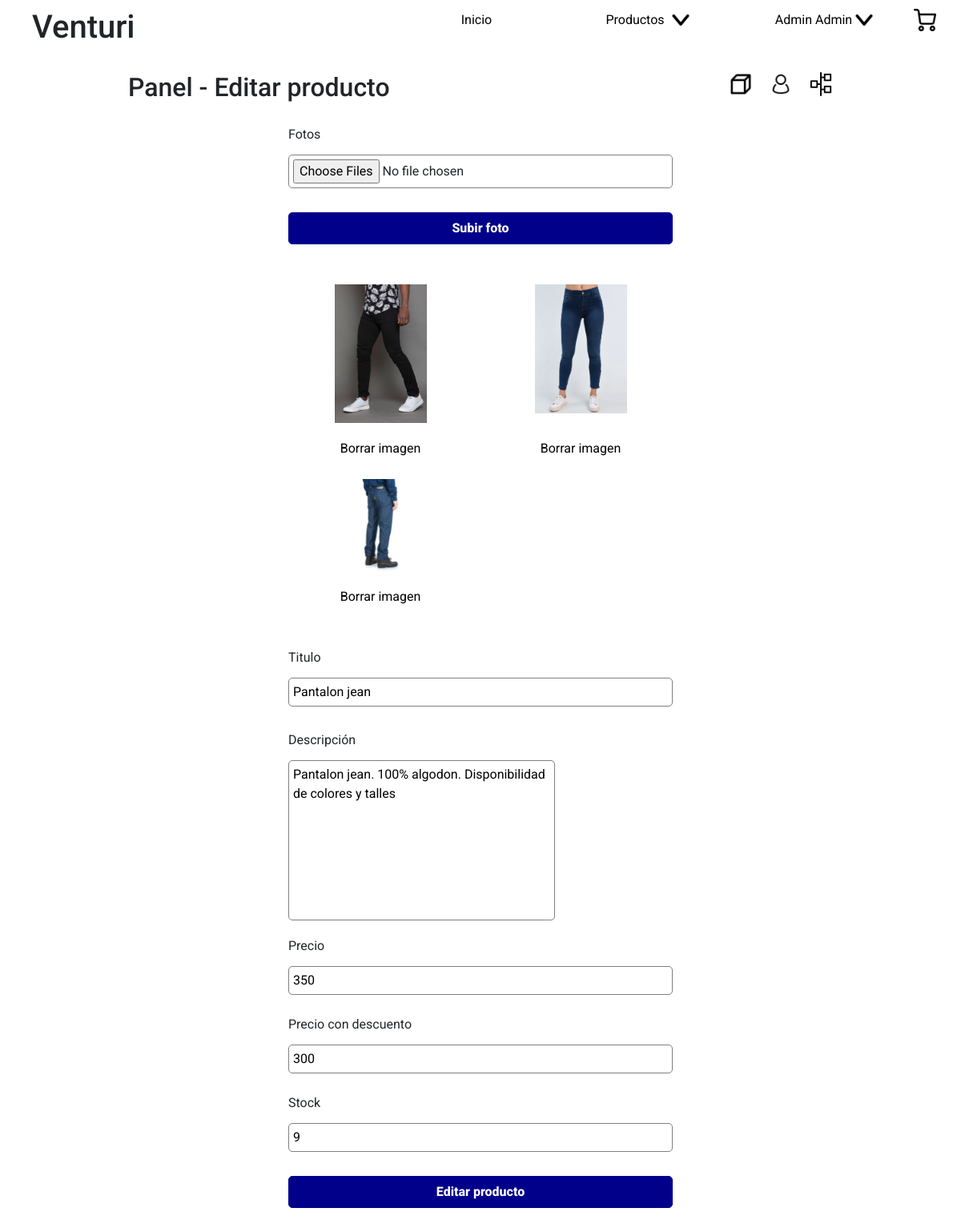
/index.php?section=panel&category=productEdit&id=1 (signed in), run on the app's committed database.
### tables this page shows
CREATE TABLE IF NOT EXISTS products_photos (
    id int UNSIGNED NOT NULL AUTO_INCREMENT,
    image varchar(255) NOT NULL,
    products_id INT UNSIGNED NOT NULL,
    PRIMARY KEY (id),
    FOREIGN KEY (products_id)
    REFERENCES products (id)
    ON DELETE CASCADE
    ON UPDATE CASCADE
);

CREATE TABLE IF NOT EXISTS products (
    id int UNSIGNED NOT NULL AUTO_INCREMENT,
    title varchar(100) NOT NULL,
    description text(1000),
    price int NOT NULL DEFAULT 0,
    discount int DEFAULT NULL,
    stock int NOT NULL DEFAULT 0,
    created_at TIMESTAMP NOT NULL DEFAULT CURRENT_TIMESTAMP,
    updated_at TIMESTAMP NOT NULL DEFAULT CURRENT_TIMESTAMP,
    PRIMARY KEY (id)
);

### back/config/functions/sql.php (called while the page is built, shortened)
<?php
function select($query){
global $cnx;
$matchs = [];
$rta = mysqli_query($cnx, $query);
if(mysqli_num_rows($rta) > 0){
    while($match = mysqli_fetch_assoc($rta)):
        $matchs[] = $match;
    endwhile;
}
return $matchs;
}

### site/components/inputs/editPhotos.php (the view)
<?php if(isset($product["images"]) && !empty($product["images"])): ?>
    <div id="input" class="editPhotosInput">
        <div>
            <ul>
                <?php for ($i=0; $i < count($product["images"]); $i++): ?>
                    <li>
                        <img src="./site/images/products/<?= $product["images"][$i]["image"] ?>.jpg" alt="Foto n° <?= ($i+1) ?> del producto <?= $product["title"] ?>">
                        <a href="./back/controller/products_has_photos/delete.php?id=<?= $product["images"][$i]["id"] ?>&product_id=<?= $product["id"] ?>">Borrar imagen</a>
                    </li>
                <?php endfor; ?>
            </ul>
        </div>
    </div>
<?php endif; ?>

### site/components/inputs/titleInput.php (shortened to what this page needs)
<div id="input">
    <div>
        <label for="title">Titulo</label>
        <input type="text" name="title" id="title" <?php if(!isset($product["title"])): ?> placeholder="Titulo del producto" <?php else: ?> value="<?= $product['title'] ?>" <?php endif; ?>>
    </div>
</div>

### site/components/inputs/descriptionInput.php (shortened to what this page needs)
<div id="input">
    <div>
        <label for="description">Descripción</label>
        <textarea name="description" id="description" <?php if(!isset($product["description"])): ?> placeholder="Descripción del producto" ><?php else: ?>><?= $product["description"] ?><?php endif; ?></textarea>
    </div>
</div>

### site/components/inputs/priceInput.php (shortened to what this page needs)
<div id="input">
    <div>
        <label for="price">Precio</label>
        <input type="number" name="price" id="price" <?php if(!isset($product["price"])): ?> placeholder="0" <?php else: ?> value="<?= $product['price'] ?>" <?php endif; ?> step="any" />
    </div>
</div>

### site/components/inputs/discountInput.php (shortened to what this page needs)
<div id="input">
    <div>
        <label for="discount">Precio con descuento</label>
        <input type="number" name="discount" id="discount" <?php if(!isset($product["discount"])): ?> placeholder="0" <?php else: ?> value="<?= $product['discount'] ?>" <?php endif; ?> step="any" />
    </div>
</div>

### site/components/inputs/stockInput.php (shortened to what this page needs)
<div id="input">
    <div>
        <label for="stock">Stock</label>
        <input type="number" name="stock" id="stock" <?php if(!isset($product["stock"])): ?> placeholder="0" <?php else: ?> value="<?= $product['stock'] ?>" <?php endif; ?>/>
    </div>
</div>

### site/css/index.css (style rules this page uses)
* { margin: 0; padding: 0; font-family: 'Roboto', sans-serif; box-sizing: border-box; }
body { max-width: 1920px; margin-left: auto; margin-right: auto; }

### site/css/views/panel/productEdit.css (style rules this page uses)
#productEdit >form >div { display: grid; grid-template-columns: 1fr; grid-template-rows: auto auto; grid-gap: 10px; }
#productEdit >form >div:nth-of-type(3) { grid-template-columns: auto auto; grid-template-rows: 1fr; }
#productEdit >form >div >div { display: grid; grid-template-columns: 1fr; grid-template-rows: auto auto; }
#productEdit >form >div >div input { margin-top: 5px; }
#productEdit >form textarea { width: 100%; height: 200px; resize: none; outline: none; border: 1px solid grey; border-radius: 5px; margin-top: 5px; padding: 5px; }

### site/css/components/input.css (style rules this page uses)
#input { width: 100%; display: grid; grid-template-columns: 1fr; grid-gap: 5px; margin-top: 10px; }
#input >div >input { width: 100%; padding: 5px; border: 1px solid grey; border-radius: 5px; outline: none; display: block; margin-top: 5px; }

### site/css/components/editPhotosInput.css (style rules this page uses)
.editPhotosInput >div >ul { display: grid; grid-template-columns: 1fr 1fr; grid-gap: 20px; }
.editPhotosInput >div >ul >li { display: grid; grid-template-columns: 1fr; grid-template-rows: 1fr 30px; grid-gap: 20px; }
.editPhotosInput >div >ul >li >img { display: block; width: 50%; margin-left: auto; margin-right: auto; }
.editPhotosInput >div >ul >li >a { display: block; text-decoration: none; color: black; margin-left: auto; margin-right: auto; width: fit-content; }

### data on the page
products_photos: image (picture)
products_photos: image (picture)
products_photos: image (picture)
products: title "Pantalon jean", description "Pantalon jean. 100% algodon. Disponibilidad de colores y talles", price "350", discount "300", stock "9"

### other printed values
Site_Name "Venturi"
$_SESSION['user']['name'] "Admin"
$_SESSION['user']['surname'] "Admin"
$titleCategory[$category] "Editar producto"
